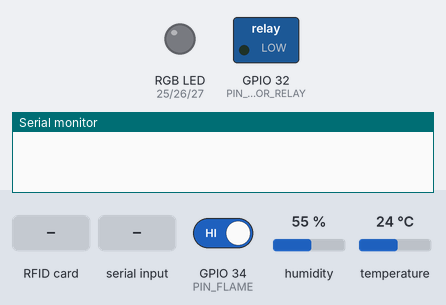
This sketch was run on a simulated ESP32. On the bench: switched loads named in the sketch (green lamp = pin HIGH), an RGB LED mixed from three pins (HIGH = lit), the last lines printed to the serial monitor. Dashed ring = blinking. Inputs (shaded band) come from the test bench; at power-on: GPIO 34 (PIN_FLAME) HIGH, humidity 55 %, temperature 24 °C.

Above: at 0.0 s.
At 1.7 s:
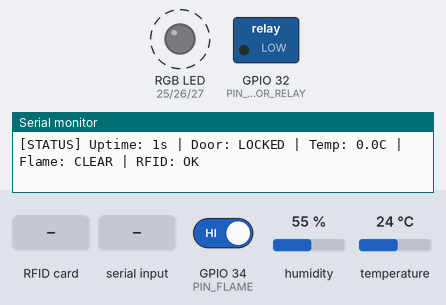
1.8 s: GPIO 34 (PIN_FLAME) driven LOW
5.3 s: RFID card 5E 7A 19 C4 held to the reader
8.8 s: "health\n" received over Serial
12.3 s: "tasks\n" received over Serial
15.8 s: "hang\n" received over Serial
Timing chart, 0 to 20.3 s (numbered marks = the images above; inputs shaded):
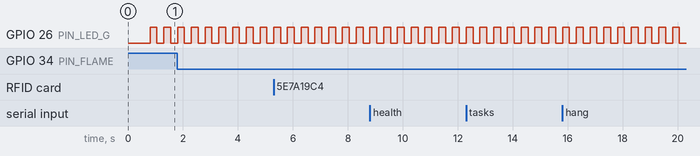

Measured:
- by itself, GPIO 26 (PIN_LED_G): alternates HIGH for 0.25 s and LOW for 0.25 s

The sketch:

fastrobox.ino
```cpp
#include <Arduino.h>
#include <SPI.h>
#include <MFRC522.h>
#include <DHT.h>
#include <esp_task_wdt.h>
#include <esp_system.h>

/* =========================================================================
 * FastRobox 1.0 - Level 1: Dual-Core Tasks, Health and Watchdog Firmware
 * ========================================================================= */

// ----------------- Pin Definitions -----------------
#define PIN_LED_R       25
#define PIN_LED_G       26
#define PIN_LED_B       27
#define PIN_DOOR_RELAY  32

#define PIN_DHT         4
#define DHTTYPE         DHT11

#define PIN_FLAME       34    // Flame Digital Out (Active LOW usually)

#define RC522_SS_PIN    5     // SDA wire for unplug test
#define RC522_RST_PIN   22
#define RC522_SCK_PIN   18
#define RC522_MISO_PIN  19
#define RC522_MOSI_PIN  23

#define WDT_TIMEOUT_SECONDS 8 // Watchdog reset within 8-10 seconds

// ----------------- Global State -----------------
DHT dht(PIN_DHT, DHTTYPE);
MFRC522 mfrc522(RC522_SS_PIN, RC522_RST_PIN);

String doorState = "LOCKED";
volatile bool sensorErrorFlag = false;
volatile bool rfidError = false;
volatile bool dhtError = false;

float currentTemp = 0.0;
float currentHum = 0.0;
bool flameDetected = false;

// Task Handles
TaskHandle_t TaskHeartbeatHandle = NULL;
TaskHandle_t TaskSerialCLIHandle = NULL;
TaskHandle_t TaskSensorsHandle   = NULL;
TaskHandle_t TaskRFIDHandle      = NULL;

// ----------------- LED Control Helper -----------------
// Common Cathode (HIGH = ON). For Common Anode, invert digitalWrite.
void setRGB(bool r, bool g, bool b) {
    digitalWrite(PIN_LED_R, r ? HIGH : LOW);
    digitalWrite(PIN_LED_G, g ? HIGH : LOW);
    digitalWrite(PIN_LED_B, b ? HIGH : LOW);
}

// =========================================================================
// CORE 0: Task 1 - Heartbeat LED (2 Hz rhythm & Magenta on error)
// =========================================================================
void TaskHeartbeat(void *pvParameters) {
    // 2 Hz rhythm = 500 ms period (250 ms ON, 250 ms OFF)
    bool ledState = false;
    for (;;) {
        sensorErrorFlag = (rfidError || dhtError);

        if (sensorErrorFlag) {
            // Magenta on sensor error (Red + Blue)
            if (ledState) {
                setRGB(true, false, true); // Magenta
            } else {
                setRGB(false, false, false);
            }
        } else {
            // Normal 2 Hz Green or Cyan rhythm
            if (ledState) {
                setRGB(false, true, false); // Steady Green
            } else {
                setRGB(false, false, false);
            }
        }
        ledState = !ledState;
        vTaskDelay(pdMS_TO_TICKS(250)); // 250ms = 2 Hz toggle
    }
}

// =========================================================================
// CORE 1: Task 2 - Sensor Reading (DHT11 5s, Flame 100ms, Evidence checks)
// =========================================================================
void TaskSensors(void *pvParameters) {
    TickType_t lastDHTRead = xTaskGetTickCount();
    int dhtFailCount = 0;

    for (;;) {
        // --- 1. Flame Sensor Check (Period: 100 ms) ---
        // Most flame sensors pull LOW when flame is present
        int flameVal = digitalRead(PIN_FLAME);
        flameDetected = (flameVal == LOW);

        // --- 2. DHT11 Check (Period: 5 s) ---
        if ((xTaskGetTickCount() - lastDHTRead) >= pdMS_TO_TICKS(5000)) {
            lastDHTRead = xTaskGetTickCount();

            float t = dht.readTemperature();
            float h = dht.readHumidity();

            if (isnan(t) || isnan(h)) {
                dhtFailCount++;
                // If unplugged for > 10-12s (2 consecutive failures)
                if (dhtFailCount >= 2) {
                    if (!dhtError) {
                        dhtError = true;
                        Serial.println("\n[ERROR] SENSOR ERROR: DHT11 Unplugged/Disconnected!");
                    }
                }
            } else {
                currentTemp = t;
                currentHum = h;
                if (dhtError) {
                    dhtError = false;
                    Serial.println("\n[RECOVERED] DHT11 reconnected successfully.");
                }
                dhtFailCount = 0;
            }
        }

        vTaskDelay(pdMS_TO_TICKS(100)); // Flame period: 100ms
    }
}

// =========================================================================
// CORE 1: Task 3 - RFID RC522 (Period: 200 ms, Tap/Hold & SDA disconnect)
// =========================================================================
void TaskRFID(void *pvParameters) {
    bool cardPresent = false;
    unsigned long cardStartTime = 0;
    bool holdTriggered = false;
    String lastUID = "";
    int rfidFailCheckCount = 0;

    for (;;) {
        // --- Check SDA Wire Disconnection every ~1 second (< 3 seconds target) ---
        rfidFailCheckCount++;
        if (rfidFailCheckCount >= 5) {
            rfidFailCheckCount = 0;
            byte ver = mfrc522.PCD_ReadRegister(mfrc522.VersionReg);
            // Valid version is typically 0x91 or 0x92. 0x00 or 0xFF means bus/wire disconnected
            if (ver == 0x00 || ver == 0xFF) {
                if (!rfidError) {
                    rfidError = true;
                    Serial.println("\n[ERROR] SENSOR ERROR: RFID Reader (RC522) Disconnected!");
                }
            } else {
                if (rfidError) {
                    rfidError = false;
                    Serial.println("\n[RECOVERED] RFID Reader reconnected successfully.");
                }
            }
        }

        // --- RFID Card Presence & Tap / Hold Logic ---
        if (!rfidError) {
            bool currentCard = mfrc522.PICC_IsNewCardPresent() && mfrc522.PICC_ReadCardSerial();

            if (currentCard) {
                String uid = "";
                for (byte i = 0; i < mfrc522.uid.size; i++) {
                    if (mfrc522.uid.uidByte[i] < 0x10) uid += "0";
                    uid += String(mfrc522.uid.uidByte[i], HEX);
                }
                uid.toUpperCase();

                if (!cardPresent) {
                    // Card just placed
                    cardPresent = true;
                    cardStartTime = millis();
                    holdTriggered = false;
                    lastUID = uid;
                } else {
                    // Card still held on reader
                    if (!holdTriggered && (millis() - cardStartTime >= 5000)) {
                        holdTriggered = true;
                        Serial.printf("[CARD] Hold detected (UID: %s) for 5 seconds\n", lastUID.c_str());
                    }
                }
                mfrc522.PICC_HaltA();
                mfrc522.PCD_StopCrypto1();
            } else {
                if (cardPresent) {
                    // Card removed
                    if (!holdTriggered && (millis() - cardStartTime >= 100)) {
                        Serial.printf("[CARD] Tap detected (UID: %s)\n", lastUID.c_str());
                    }
                    cardPresent = false;
                    holdTriggered = false;
                }
            }
        }

        vTaskDelay(pdMS_TO_TICKS(200)); // Period: 200 ms
    }
}

// =========================================================================
// CORE 0: Task 4 - Serial CLI & 1-Second [STATUS] Output
// =========================================================================
void printHealthTable() {
    Serial.println("\n==================== SYSTEM HEALTH ====================");
    Serial.printf(" Uptime            : %lu seconds\n", millis() / 1000);
    Serial.printf(" Free Heap Memory  : %u bytes\n", ESP.getFreeHeap());
    Serial.printf(" CPU Frequency     : %u MHz\n", ESP.getCpuFreqMHz());
    Serial.printf(" Task Watchdog     : Enabled (%d sec timeout)\n", WDT_TIMEOUT_SECONDS);
    Serial.printf(" Core 0 Status     : OK (CLI & Heartbeat)\n");
    Serial.printf(" Core 1 Status     : OK (Sensors & RFID)\n");
    Serial.printf(" DHT11 Sensor      : %s (Temp: %.1f C, Hum: %.1f %%)\n", dhtError ? "FAULT (UNPLUGGED)" : "OK", currentTemp, currentHum);
    Serial.printf(" RFID RC522        : %s\n", rfidError ? "FAULT (UNPLUGGED)" : "OK");
    Serial.printf(" Flame Status      : %s\n", flameDetected ? "FIRE DETECTED!" : "Safe");
    Serial.printf(" Door State        : %s\n", doorState.c_str());
    Serial.println("=======================================================\n");
}

void printTaskList() {
    Serial.println("\n----------------- RUNNING TASKS -----------------");
    Serial.printf("%-16s %-6s %-6s %-8s %-4s\n", "Task Name", "State", "Prio", "StackLeft", "Core");
    Serial.println("-------------------------------------------------");

    // Core check reporting for tasks
    Serial.printf("%-16s %-6s %-6s %-8u %-4d\n", "TaskHeartbeat", "RUN", "1", uxTaskGetStackHighWaterMark(TaskHeartbeatHandle), 0);
    Serial.printf("%-16s %-6s %-6s %-8u %-4d\n", "TaskSerialCLI", "RUN", "2", uxTaskGetStackHighWaterMark(TaskSerialCLIHandle), 0);
    Serial.printf("%-16s %-6s %-6s %-8u %-4d\n", "TaskSensors",   "RUN", "1", uxTaskGetStackHighWaterMark(TaskSensorsHandle), 1);
    Serial.printf("%-16s %-6s %-6s %-8u %-4d\n", "TaskRFID",      "RUN", "2", uxTaskGetStackHighWaterMark(TaskRFIDHandle), 1);
    Serial.println("-------------------------------------------------\n");
}

void TaskSerialCLI(void *pvParameters) {
    TickType_t lastStatusTick = xTaskGetTickCount();
    String inputBuffer = "";

    // Register this CLI task with Task Watchdog
    esp_task_wdt_add(NULL);

    for (;;) {
        // Feed watchdog during normal operation
        esp_task_wdt_reset();

        // --- Print fixed format [STATUS] line every 1 second ---
        if ((xTaskGetTickCount() - lastStatusTick) >= pdMS_TO_TICKS(1000)) {
            lastStatusTick = xTaskGetTickCount();
            Serial.printf("[STATUS] Uptime: %lus | Door: %s | Temp: %.1fC | Flame: %s | RFID: %s\n",
                millis() / 1000,
                doorState.c_str(),
                currentTemp,
                flameDetected ? "FIRE" : "CLEAR",
                rfidError ? "ERR" : "OK"
            );
        }

        // --- Handle Serial Commands ---
        while (Serial.available() > 0) {
            char c = Serial.read();
            if (c == '\n' || c == '\r') {
                inputBuffer.trim();
                if (inputBuffer.length() > 0) {
                    if (inputBuffer.equalsIgnoreCase("health")) {
                        printHealthTable();
                    } else if (inputBuffer.equalsIgnoreCase("tasks")) {
                        printTaskList();
                    } else if (inputBuffer.equalsIgnoreCase("hang")) {
                        Serial.println("[WARN] Entering deliberate infinite loop without feeding watchdog...");
                        Serial.println("[INFO] Watchdog will reboot the board in ~8-10 seconds.");
                        // Deliberate hang: infinite loop starving WDT
                        while (true) {
                            // No esp_task_wdt_reset() called -> Watchdog triggers!
                            delay(100);
                        }
                    } else {
                        Serial.printf("[CLI] Unknown command: '%s'. Available: health, tasks, hang\n", inputBuffer.c_str());
                    }
                    inputBuffer = "";
                }
            } else {
                inputBuffer += c;
            }
        }

        vTaskDelay(pdMS_TO_TICKS(50));
    }
}

// =========================================================================
// SETUP & INITIALIZATION
// =========================================================================
void setup() {
    Serial.begin(115200);
    delay(500);

    pinMode(PIN_LED_R, OUTPUT);
    pinMode(PIN_LED_G, OUTPUT);
    pinMode(PIN_LED_B, OUTPUT);
    pinMode(PIN_DOOR_RELAY, OUTPUT);
    pinMode(PIN_FLAME, INPUT);

    // Initial check for Watchdog boot reason
    esp_reset_reason_t reason = esp_reset_reason();
    if (reason == ESP_RST_TASK_WDT || reason == ESP_RST_WDT) {
        Serial.println("\n[EVENT] BOOT reason=WATCHDOG");
    } else {
        Serial.println("\n[EVENT] BOOT reason=NORMAL_POWERON");
    }

    // Evidence requirement: Flame at start-up gives door 'UNLOCKED'
    if (digitalRead(PIN_FLAME) == LOW) {
        doorState = "UNLOCKED";
        digitalWrite(PIN_DOOR_RELAY, HIGH);
        Serial.println("[SAFETY] Flame detected at startup! Door is UNLOCKED");
    } else {
        doorState = "LOCKED";
        digitalWrite(PIN_DOOR_RELAY, LOW);
        Serial.println("[SAFETY] System initialized with door LOCKED");
    }

    // Hardware Inits
    dht.begin();
    SPI.begin(RC522_SCK_PIN, RC522_MISO_PIN, RC522_MOSI_PIN, RC522_SS_PIN);
    mfrc522.PCD_Init();

    // Initialize Hardware Watchdog (8 seconds timeout)
    esp_task_wdt_init(WDT_TIMEOUT_SECONDS, true);

    // Create Core 0 Tasks
    xTaskCreatePinnedToCore(TaskHeartbeat, "TaskHeartbeat", 2048, NULL, 1, &TaskHeartbeatHandle, 0);
    xTaskCreatePinnedToCore(TaskSerialCLI, "TaskSerialCLI", 4096, NULL, 2, &TaskSerialCLIHandle, 0);

    // Create Core 1 Tasks
    xTaskCreatePinnedToCore(TaskSensors,   "TaskSensors",   3072, NULL, 1, &TaskSensorsHandle,   1);
    xTaskCreatePinnedToCore(TaskRFID,      "TaskRFID",      4096, NULL, 2, &TaskRFIDHandle,      1);

    Serial.println("[BOOT] All Dual-Core tasks successfully started on Core 0 & Core 1.\n");
}

void loop() {
    // Empty because all tasks are managed by FreeRTOS scheduler
    vTaskDelete(NULL);
}
```
